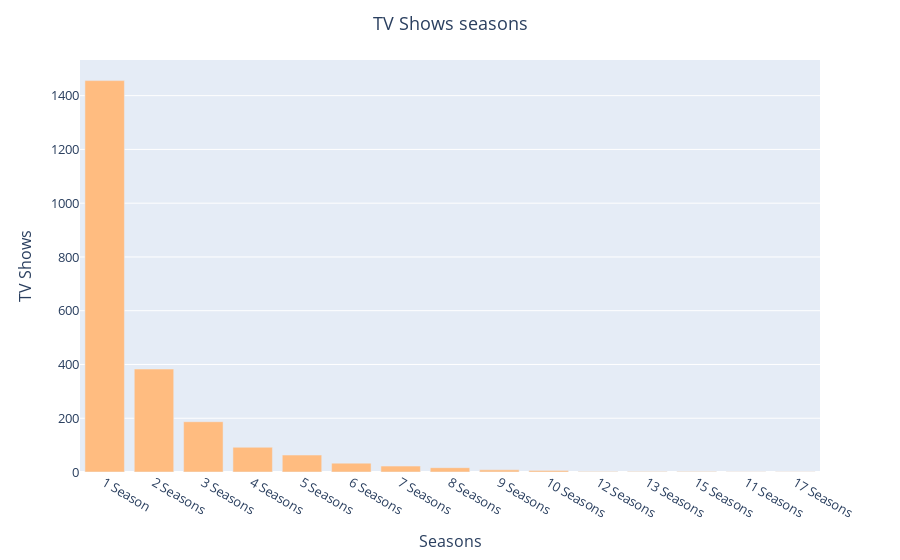

Notebook source saved alongside this figure:
### Markdown cell above
### Grafik 4 : Perbandingan Jumlah "season" untuk TV Show (Bar Chat)

### Code cell
df_9 = df.query("type == 'TV Show'")
df_9 = df_9[[ "title", "duration"]]
df_9 = df_9.groupby(['duration'])["title"].count().reset_index().sort_values('title', ascending = False)
#df_9 = df_9['duration'].replace("seasons", "")
df_9 = df_9.rename(columns = {"title": "TV Shows", "duration" : "Seasons"})

fig_show = px.bar(df_9, x='Seasons', y='TV Shows', color_discrete_sequence=['#FFBC80'])
fig_show.update_layout( title='TV Shows seasons',title_x=0.5,font={'size':13})
fig_show.show()

### Figure 1 — Plotly figure (JSON) as saved in the notebook; plotly's stock layout.template omitted (floating-point values rounded to 4 significant figures)
{"data": [{"alignmentgroup": "True", "hovertemplate": "Seasons=%{x}<br>TV Shows=%{y}<extra></extra>", "legendgroup": "", "marker": {"color": "#FFBC80", "pattern": {"shape": ""}}, "name": "", "offsetgroup": "", "orientation": "v", "showlegend": false, "textposition": "auto", "type": "bar", "x": ["1 Season", "2 Seasons", "3 Seasons", "4 Seasons", "5 Seasons", "6 Seasons", "7 Seasons", "8 Seasons", "9 Seasons", "10 Seasons", "12 Seasons", "13 Seasons", "15 Seasons", "11 Seasons", "17 Seasons"], "xaxis": "x", "y": [1456, 383, 187, 92, 63, 33, 22, 16, 8, 6, 2, 2, 2, 1, 1], "yaxis": "y"}], "layout": {"barmode": "relative", "font": {"size": 13}, "legend": {"tracegroupgap": 0}, "margin": {"t": 60}, "title": {"text": "TV Shows seasons", "x": 0.5}, "xaxis": {"anchor": "y", "domain": [0, 1], "title": {"text": "Seasons"}}, "yaxis": {"anchor": "x", "domain": [0, 1], "title": {"text": "TV Shows"}}}}
